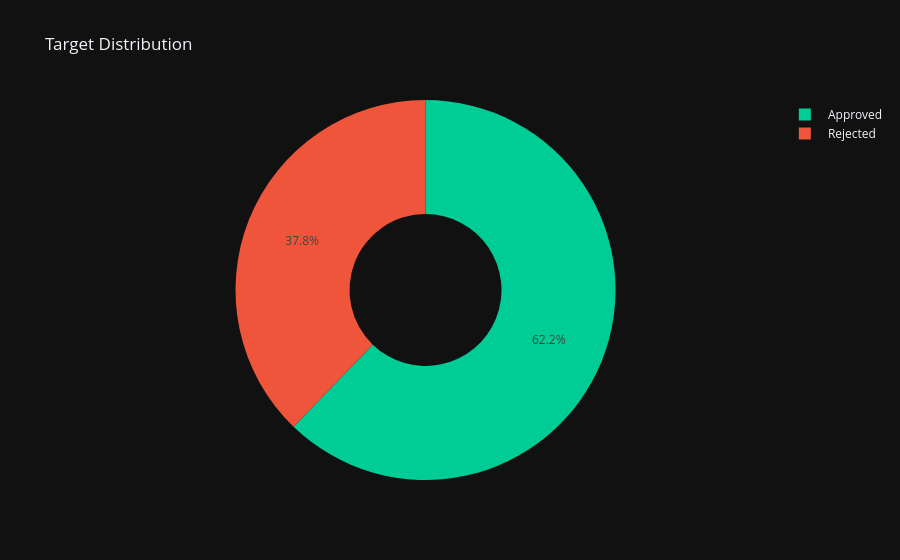

Notebook code cell kept with this figure:
### Markdown cell above
# **EDA**

### Code cell
fig1 = px.pie(df,
              names=" loan_status",
              hole=0.4,
              title="Target Distribution",
              color_discrete_sequence=['#00CC96','#EF553B'],
              template="plotly_dark").show()

### Figure 1 — Plotly figure (JSON) as saved in the notebook; plotly's stock layout.template omitted (floating-point values rounded to 4 significant figures; data arrays with more than 128 entries replaced by an {"elided": "..."} marker saying what was removed)
{"data": [{"domain": {"x": [0, 1], "y": [0, 1]}, "hole": 0.4, "hovertemplate": " loan_status=%{label}<extra></extra>", "labels": {"elided": "4269 str values"}, "legendgroup": "", "name": "", "showlegend": true, "type": "pie"}], "layout": {"legend": {"tracegroupgap": 0}, "piecolorway": ["#00CC96", "#EF553B"], "title": {"text": "Target Distribution"}}}
